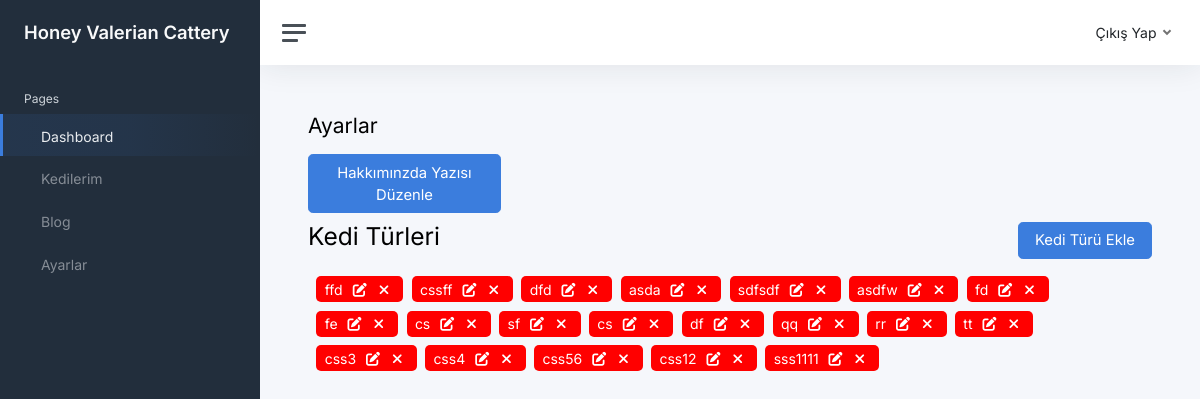
The app's page /valerian_admin/settings/ (signed in) with its own data.
### backsite/models.py (models this page shows, shortened)
class CatsType(models.Model):
    title=models.CharField(verbose_name='Kedi Türü',max_length=255)

### core/decorators.py (the view)
    def wrapper(request,*args, **kwargs):
        if request.user.is_authenticated:
           return func(request,*args, **kwargs)
        else:
            return render(request, '500.html')

### backsite/views.py (called while the page is built)
@is_login
def settings_func(request):
    about=About.objects.first()
    cat_types=CatsType.objects.all()
    context={'about':about,'cat_types':cat_types}
    return render(request,'backsite/settings.html',context)

### backsite/templates/backsite/settings.html (shortened to what this page needs)
{% extends 'backsite/main.html' %}
{% load static %}
{% block body %}
<div class="container-fluid p-0">
        <h1 class="h3 mb-3">Ayarlar</h1>
  <div class="row">
      <div class="col-12 col-md-3">
        {% if about %}
        <a href="{% url 'backsite:update_about' id=about.id %}" class="btn btn-primary btn-lg">Hakkımınzda Yazısı Düzenle</a>
            {% else %}
            <a href="{% url 'backsite:create_about' %}" class="btn btn-primary btn-lg">Hakkımınzda Yazısı Ekle</a>
          {% endif %}
        </div>
        <div class='col-md-12' style="margin-top:1%;">
          <h2>Kedi Türleri<button id='cat_modal_button' type="button" class="btn btn-primary btn-lg" style='float:right;' data-bs-toggle="modal" data-bs-target="#cat_add_modal"">Kedi Türü Ekle</button></h2>
          <div class="cat_types" style='padding:1%'>
            {% for type in cat_types %}
            <span class="type_span">{{ type.title }} <button class='type_del_button' type="button" id="edit_type_{{ type.id }}" ><i class="fa fa-edit" aria-hidden="true"></i></button><button class='type_del_button' type="button" id="del_type_{{ type.id }}" ><i class="fa fa-times" aria-hidden="true"></i></button></span>
            {% endfor %}
          </div>
        </div>
  </div>
</div>
{% endblock %}

### static/css/style.css (style rules this page uses)
.type_span { background: red; color: white; border-radius: 5px; padding: .2% 1%; margin-right: 1%; margin-top: 1%; float:left; }
.type_del_button { background: none; border: none; color: white; float: none; }

### records on screen
CatsType: title "ffd"
CatsType: title "cssff"
CatsType: title "dfd"
CatsType: title "asda"
CatsType: title "sdfsdf"
CatsType: title "asdfw"
CatsType: title "fd"
CatsType: title "fe"
CatsType: title "cs"
CatsType: title "sf"
CatsType: title "cs"
CatsType: title "df"
CatsType: title "qq"
CatsType: title "rr"
CatsType: title "tt"
CatsType: title "css3"
CatsType: title "css4"
CatsType: title "css56"
CatsType: title "css12"
CatsType: title "sss1111"
